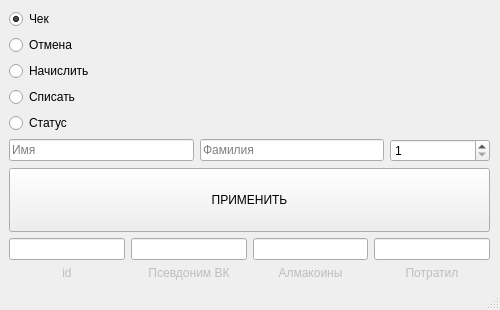
<?xml version="1.0" encoding="UTF-8"?>
<ui version="4.0">
 <class>TestWindow</class>
 <widget class="QMainWindow" name="TestWindow">
  <property name="geometry">
   <rect>
    <x>0</x>
    <y>0</y>
    <width>500</width>
    <height>310</height>
   </rect>
  </property>
  <property name="minimumSize">
   <size>
    <width>500</width>
    <height>310</height>
   </size>
  </property>
  <property name="maximumSize">
   <size>
    <width>500</width>
    <height>310</height>
   </size>
  </property>
  <property name="windowTitle">
   <string>TestWindow</string>
  </property>
  <widget class="QWidget" name="centralwidget">
   <widget class="QWidget" name="verticalLayoutWidget">
    <property name="geometry">
     <rect>
      <x>9</x>
      <y>9</y>
      <width>481</width>
      <height>271</height>
     </rect>
    </property>
    <layout class="QVBoxLayout" name="verticalLayout">
     <item>
      <layout class="QVBoxLayout" name="verticalLayout_2">
       <item>
        <widget class="QRadioButton" name="bill_button">
         <property name="text">
          <string>Чек</string>
         </property>
         <property name="checked">
          <bool>true</bool>
         </property>
        </widget>
       </item>
       <item>
        <widget class="QRadioButton" name="unbill_button">
         <property name="text">
          <string>Отмена</string>
         </property>
        </widget>
       </item>
       <item>
        <widget class="QRadioButton" name="add_button">
         <property name="text">
          <string>Начислить</string>
         </property>
        </widget>
       </item>
       <item>
        <widget class="QRadioButton" name="remove_button">
         <property name="text">
          <string>Списать</string>
         </property>
        </widget>
       </item>
       <item>
        <widget class="QRadioButton" name="status_button">
         <property name="text">
          <string>Статус</string>
         </property>
        </widget>
       </item>
      </layout>
     </item>
     <item>
      <layout class="QHBoxLayout" name="horizontalLayout_2">
       <item>
        <widget class="QLineEdit" name="lineEdit_3">
         <property name="inputMask">
          <string/>
         </property>
         <property name="text">
          <string/>
         </property>
         <property name="placeholderText">
          <string>Имя</string>
         </property>
        </widget>
       </item>
       <item>
        <widget class="QLineEdit" name="lineEdit_2">
         <property name="placeholderText">
          <string>Фамилия</string>
         </property>
        </widget>
       </item>
       <item>
        <widget class="QSpinBox" name="spinBox">
         <property name="sizePolicy">
          <sizepolicy hsizetype="Fixed" vsizetype="Fixed">
           <horstretch>0</horstretch>
           <verstretch>0</verstretch>
          </sizepolicy>
         </property>
         <property name="minimumSize">
          <size>
           <width>100</width>
           <height>0</height>
          </size>
         </property>
         <property name="minimum">
          <number>1</number>
         </property>
         <property name="maximum">
          <number>999999</number>
         </property>
        </widget>
       </item>
      </layout>
     </item>
     <item>
      <layout class="QVBoxLayout" name="verticalLayout_4">
       <item>
        <layout class="QVBoxLayout" name="verticalLayout_5">
         <item>
          <widget class="QPushButton" name="pushButton">
           <property name="sizePolicy">
            <sizepolicy hsizetype="Expanding" vsizetype="Expanding">
             <horstretch>0</horstretch>
             <verstretch>0</verstretch>
            </sizepolicy>
           </property>
           <property name="text">
            <string>ПРИМЕНИТЬ</string>
           </property>
          </widget>
         </item>
        </layout>
       </item>
      </layout>
     </item>
     <item>
      <layout class="QVBoxLayout" name="verticalLayout_9">
       <item>
        <layout class="QHBoxLayout" name="horizontalLayout_4">
         <item>
          <widget class="QLineEdit" name="lineEdit_5">
           <property name="enabled">
            <bool>true</bool>
           </property>
           <property name="text">
            <string/>
           </property>
           <property name="readOnly">
            <bool>true</bool>
           </property>
          </widget>
         </item>
         <item>
          <widget class="QLineEdit" name="lineEdit_7">
           <property name="enabled">
            <bool>true</bool>
           </property>
           <property name="readOnly">
            <bool>true</bool>
           </property>
          </widget>
         </item>
         <item>
          <widget class="QLineEdit" name="lineEdit_6">
           <property name="enabled">
            <bool>true</bool>
           </property>
           <property name="readOnly">
            <bool>true</bool>
           </property>
          </widget>
         </item>
         <item>
          <widget class="QLineEdit" name="lineEdit_4">
           <property name="enabled">
            <bool>true</bool>
           </property>
           <property name="readOnly">
            <bool>true</bool>
           </property>
           <property name="clearButtonEnabled">
            <bool>false</bool>
           </property>
          </widget>
         </item>
        </layout>
       </item>
       <item>
        <layout class="QHBoxLayout" name="horizontalLayout_3">
         <item>
          <widget class="QLabel" name="label_3">
           <property name="enabled">
            <bool>false</bool>
           </property>
           <property name="sizePolicy">
            <sizepolicy hsizetype="Preferred" vsizetype="Preferred">
             <horstretch>0</horstretch>
             <verstretch>0</verstretch>
            </sizepolicy>
           </property>
           <property name="text">
            <string>id</string>
           </property>
           <property name="alignment">
            <set>Qt::AlignCenter</set>
           </property>
          </widget>
         </item>
         <item>
          <widget class="QLabel" name="label_4">
           <property name="enabled">
            <bool>false</bool>
           </property>
           <property name="text">
            <string>Псевдоним ВК</string>
           </property>
           <property name="alignment">
            <set>Qt::AlignCenter</set>
           </property>
          </widget>
         </item>
         <item>
          <widget class="QLabel" name="label_2">
           <property name="enabled">
            <bool>false</bool>
           </property>
           <property name="text">
            <string>Алмакоины</string>
           </property>
           <property name="alignment">
            <set>Qt::AlignCenter</set>
           </property>
          </widget>
         </item>
         <item>
          <widget class="QLabel" name="label">
           <property name="enabled">
            <bool>false</bool>
           </property>
           <property name="text">
            <string>Потратил</string>
           </property>
           <property name="alignment">
            <set>Qt::AlignCenter</set>
           </property>
          </widget>
         </item>
        </layout>
       </item>
      </layout>
     </item>
    </layout>
   </widget>
  </widget>
  <widget class="QStatusBar" name="statusbar"/>
 </widget>
 <resources/>
 <connections>
  <connection>
   <sender>add_button</sender>
   <signal>toggled(bool)</signal>
   <receiver>statusbar</receiver>
   <slot>update()</slot>
   <hints>
    <hint type="sourcelabel">
     <x>248</x>
     <y>57</y>
    </hint>
    <hint type="destinationlabel">
     <x>249</x>
     <y>296</y>
    </hint>
   </hints>
  </connection>
 </connections>
</ui>
